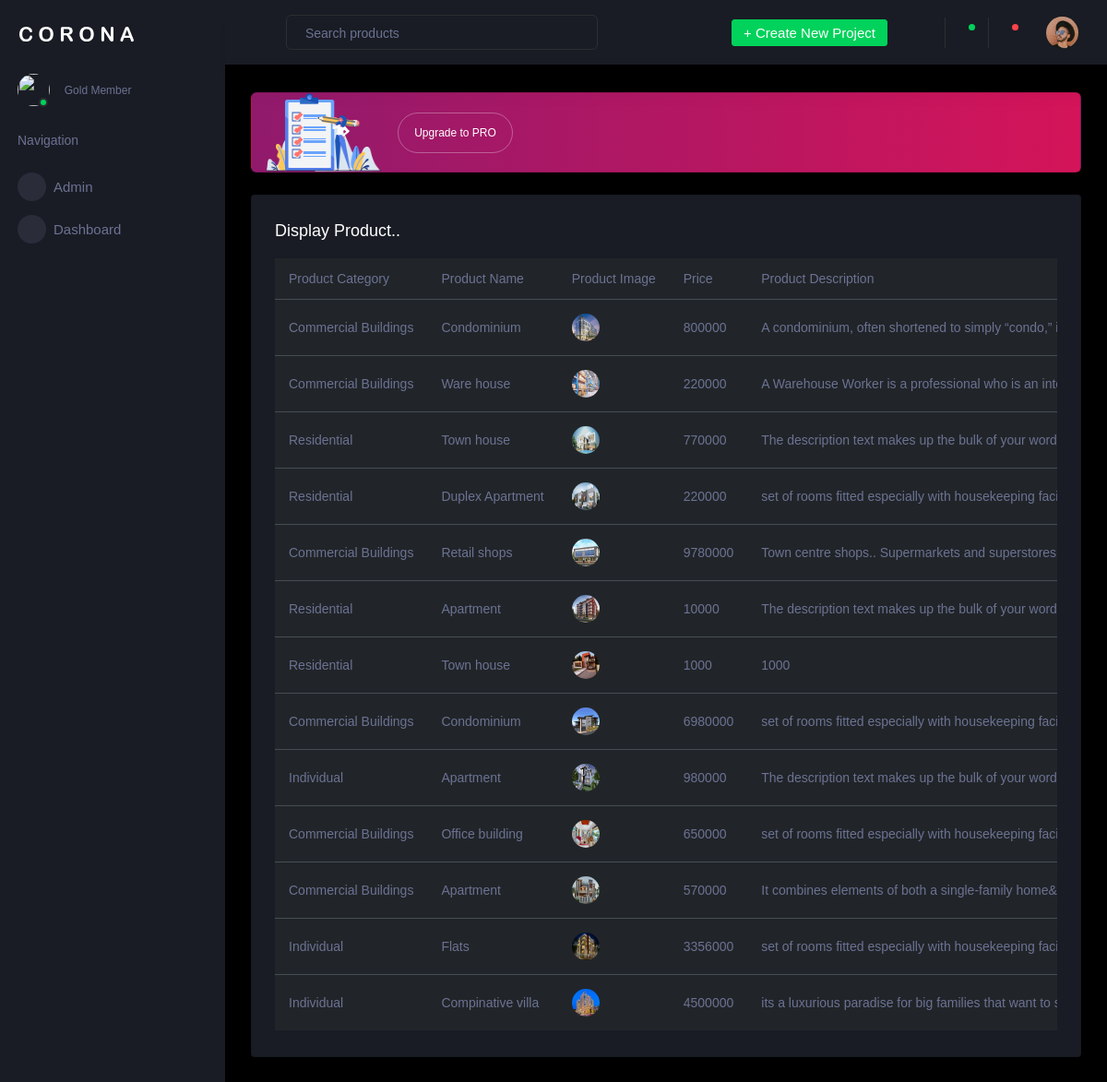
Page /luxuaryvillaApp/displayproduct_fun/ on the committed database.
### luxuaryvillaApp/models.py (models this page shows)
class ProductDb(models.Model):
    c_name=models.CharField(max_length=100,null=True,blank=True)
    Pro_name=models.CharField(max_length=100,null=True,blank=True)
    ProductImage=models.ImageField(upload_to="image",null=True)
    Price=models.IntegerField(null=True,blank=True)
    ProDescription=models.CharField(max_length=100,null=True,blank=True)

### luxuaryvillaApp/views.py (the view)
# urls.py: path('displayproduct_fun/', views.displayproduct_fun, name="displayproduct_fun"),
def displayproduct_fun(req):
    product=ProductDb.objects.all()
    return render(req,'displayproduct.html',{'product':product})

### luxuaryvillaApp/Templates/displayproduct.html (shortened to what this page needs)
<!DOCTYPE html>
{% extends 'index.html' %}
{% block content %}
<html lang="en">
<head>
</head>
<body>
<div class="col-lg-12 grid-margin stretch-card">
                <div class="card">
                  <div class="card-body">
                    <h4 class="card-title">Display Product..</h4>
                    <div class="table-responsive">
                      <table class="table table-dark">
                        <thead>
                          <tr>
                            <th> Product Category</th>
                            <th> Product Name </th>
                            <th> Product Image </th>
                            <th>Price</th>
                            <th> Product Description </th>
                          </tr>
                        </thead>
                        <tbody>
                        {% for i in product %}
                          <tr>
                            <td> {{i.c_name}}</td>
                            <td> {{i.Pro_name}} </td>
                             <td>
                          <img src="{{i.ProductImage.url}}" width="80px" height="80px"> </td>
                            <td> {{i.Price}}</td>
                            <td> {{i.ProDescription}}</td>
                          </tr>
                        {% endfor %}
                        </tbody>
                      </table>
                    </div>
                  </div>
                </div>
              </div>
{% endblock %}

### rows in the picture
ProductDb: c_name "Commercial Buildings", Pro_name "Condominium", ProductImage (picture), Price "800000", ProDescription "A condominium, often shortened to simply “condo,”…"
ProductDb: c_name "Commercial Buildings", Pro_name "Ware house", ProductImage (picture), Price "220000", ProDescription "A Warehouse Worker is a professional who is an…"
ProductDb: c_name "Residential", Pro_name "Town house", ProductImage (picture), Price "770000", ProDescription "The description text makes up the bulk of your word…"
ProductDb: c_name "Residential", Pro_name "Duplex Apartment", ProductImage (picture), Price "220000", ProDescription "set of rooms fitted especially with housekeeping…"
ProductDb: c_name "Commercial Buildings", Pro_name "Retail shops", ProductImage (picture), Price "9780000", ProDescription "Town centre shops.. Supermarkets and…"
ProductDb: c_name "Residential", Pro_name "Apartment", ProductImage (picture), Price "10000", ProDescription "The description text makes up the bulk of your word…"
ProductDb: c_name "Residential", Pro_name "Town house", ProductImage (picture), Price "1000", ProDescription "1000"
ProductDb: c_name "Commercial Buildings", Pro_name "Condominium", ProductImage (picture), Price "6980000", ProDescription "set of rooms fitted especially with housekeeping…"
ProductDb: c_name "Individual", Pro_name "Apartment", ProductImage (picture), Price "980000", ProDescription "The description text makes up the bulk of your word…"
ProductDb: c_name "Commercial Buildings", Pro_name "Office building", ProductImage (picture), Price "650000", ProDescription "set of rooms fitted especially with housekeeping…"
ProductDb: c_name "Commercial Buildings", Pro_name "Apartment", ProductImage (picture), Price "570000", ProDescription "It combines elements of both a single-family home&…"
ProductDb: c_name "Individual", Pro_name "Flats", ProductImage (picture), Price "3356000", ProDescription "set of rooms fitted especially with housekeeping…"
ProductDb: c_name "Individual", Pro_name "Compinative villa", ProductImage (picture), Price "4500000", ProDescription "its a luxurious paradise for big families that want to…"
